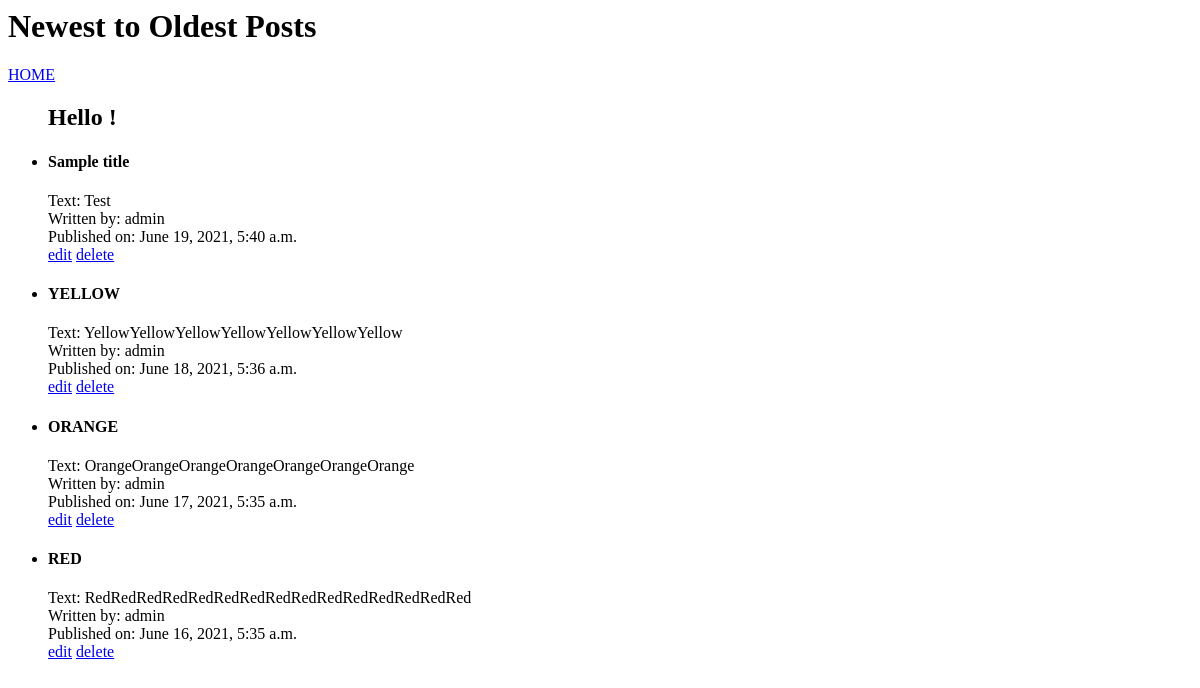
/blogs/orderDate/, run on an earlier commit of the app's database.
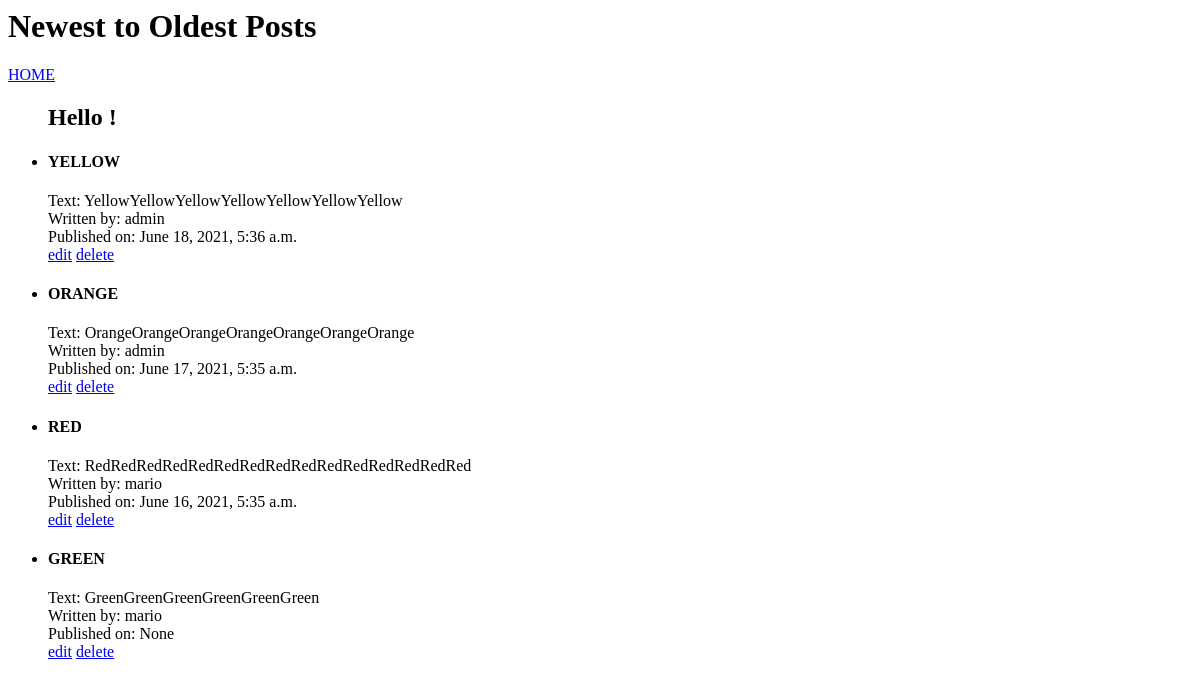
And on a later commit of the database.
### blogs/models.py (models this page shows, shortened)
class Post(models.Model):
    author = models.ForeignKey(User, on_delete=models.CASCADE)
    title = models.CharField(max_length=200)
    text = models.TextField()
    created_date = models.DateTimeField(default=timezone.now)
    published_date = models.DateTimeField(blank=True, null=True)

### blogs/views.py (the view)
# urls.py: path('orderDate/', views.OrderDateView.as_view(), name='orderDate'),
class OrderDateView(generic.ListView):
    template_name = 'blogs/orddate.html'
    context_object_name = 'blogs_list'
    def get_queryset(self):
        return Post.objects.order_by('-published_date')

### blogs/templates/blogs/orddate.html
<h1>Newest to Oldest Posts</h1>
<a href="{% url 'blogs:index' %}">HOME</a>
{% if blogs_list %}
        <ul>
        <h2> Hello {{user.username}}!</h2>
        {% for blog in blogs_list %}
            <li>
                <h4>{{ blog.title }}<br></h4>
                Text: {{ blog.text }} <br>
                Written by: {{ blog.author }} <br>
                Published on: {{ blog.published_date }} <br>
                <span><a href="{% url 'blogs:update' blog.id %}">edit</a></span>
                <span><a href="{% url 'blogs:delete' blog.id %}">delete</a></span>
            </li>
        {% endfor %}
        </ul>
{% else %}
    <p>No posts exist</p>
{% endif %}

What changed in the data, as far as the page shows it:
removed Post: title "Sample title", text "Test", author "admin", published_date "June 19, 2021, 5:40 a.m."
changed Post "RED": author "admin" → "mario"
added Post: title "GREEN", text "GreenGreenGreenGreenGreenGreen", author "mario", published_date "None"
